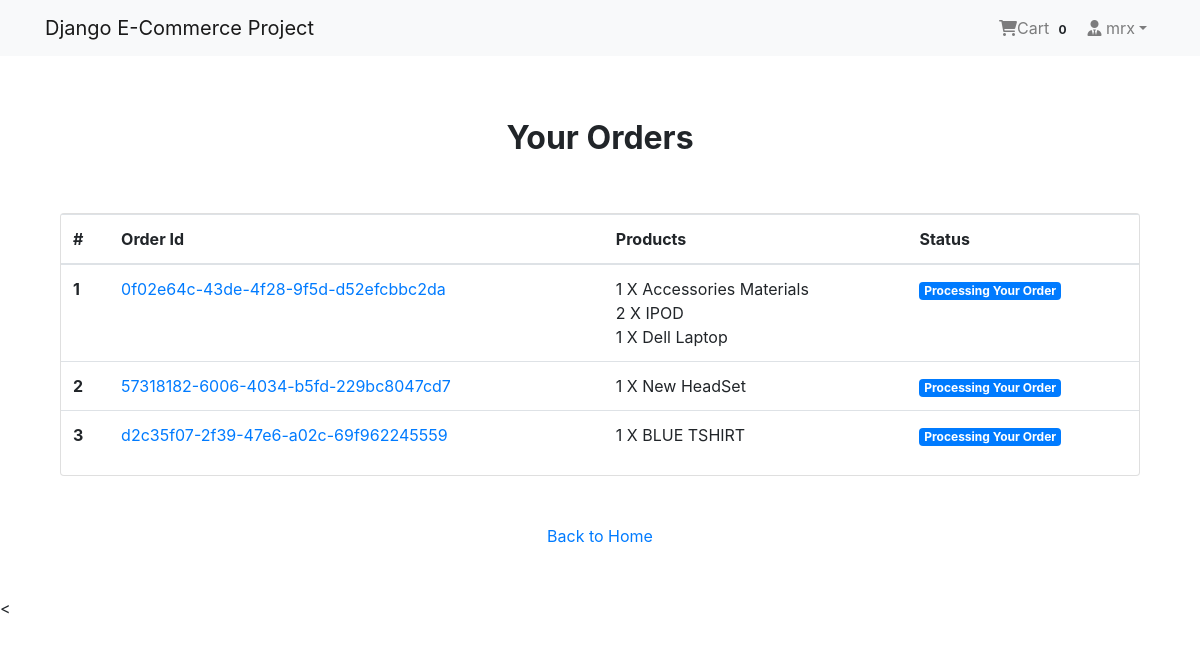
The app's page /payment/orders/ (signed in) with its own data.
### App_Login/models.py (models this page shows, shortened)
class User(AbstractBaseUser,PermissionsMixin):
    email=models.EmailField(unique=True,null=False)
    is_staff=models.BooleanField(
        ugettext_lazy('staff status'),
        default=False,
        help_text=ugettext_lazy('Designates whether the user can log in this site')
    )
    is_active=models.BooleanField(
        ugettext_lazy('active'),
        default=True,
        help_text=ugettext_lazy('Designates whether this user should be treated as active. Unselected this instead of deleting accounts ')
    )
    USERNAME_FIELD='email'
    objects=MyUserManager()

class Profile(models.Model):
    user=models.OneToOneField(User,on_delete=models.CASCADE,related_name='profile')
    username=models.CharField(max_length=50,blank=True)
    full_name=models.CharField(max_length=264,blank=True)
    address1=models.TextField(max_length=300,blank=True)
    city=models.CharField(max_length=40,blank=True)
    zipcode=models.CharField(max_length=10,blank=True)
    country=models.CharField(max_length=50,blank=50)
    phone=models.CharField(max_length=20,blank=True)
    date_joined=models.DateTimeField(auto_now_add=True)

### App_Order/models.py (models this page shows, shortened)
class Order(models.Model):
    orderitems=models.ManyToManyField(Cart)
    user=models.ForeignKey(settings.AUTH_USER_MODEL,on_delete=models.CASCADE)
    ordered=models.BooleanField(default=False)
    created=models.DateTimeField(auto_now_add=True)
    paymentId=models.CharField(max_length=250,blank=True,null=True)
    orderId=models.CharField(max_length=200,blank=True,null=True)

class Cart(models.Model):
    user=models.ForeignKey(settings.AUTH_USER_MODEL,on_delete=models.CASCADE,related_name='cart')
    item=models.ForeignKey(Product,on_delete=models.CASCADE)
    quantity=models.IntegerField(default=1)
    purchased=models.BooleanField(default=False)
    created=models.DateTimeField(auto_now_add=True)
    updated=models.DateTimeField(auto_now=True)
    def __str__(self):
        return f'{self.quantity} X {self.item}'

### App_Shop/models.py (models this page shows)
class Product(models.Model):
    mainimage=models.ImageField(upload_to='Products')
    name=models.CharField(max_length=267)
    category=models.ForeignKey(Category,on_delete=models.CASCADE,related_name='category')
    preview_text=models.TextField(max_length=200,verbose_name='Preview Text')
    detail_text=models.TextField(max_length=1000,verbose_name="Description")
    price=models.FloatField()
    old_price=models.FloatField(default=0.00)
    created=models.DateTimeField(auto_now_add=True)
    def __str__(self):
        return self.name
    class Meta:
        ordering=['-created', ]

### App_Payment/views.py (the view)
# urls.py: path('orders/',views.order_view,name="orders"),
@login_required
def order_view(request):
    try:
        orders=Order.objects.filter(user=request.user,ordered=True)
        context={"orders":orders}
    except:
        messages.warning(request,"You don't have an Active Order")
        return redirect("App_Shop:home")
    return render(request,"App_Payment/order.html",context={"orders":orders})

### App_Order/templatetags/cart_tag.py (called while the page is built)
@register.filter
def cart_total(user):
    order=Order.objects.filter(user=user,ordered=False)
    if order.exists():
        return order[0].orderitems.count()
    else:
        return 0

### templates/App_Payment/order.html
{% extends 'base.html' %}
{% block body_block %}
<div class="container mt-5">
    <h2 class="text-center"><strong>Your Orders</strong> </h2>
     <div class="row">
        <div class="col-md-12">
            <div class="card mt-5" style="height:auto">
                <div class="table-responsive">
                    <table class="table">
                        <thead>
                            <tr>
                                <th scope="col">#</th>
                                <th scope="col">Order Id</th>
                                <th scope="col">Products</th>
                                <th scope="col">Status</th>
                            </tr>
                        </thead>
                        <tbody>
                            {%for order in orders%}
                            <tr>
                                <th scope="row">{{forloop.counter}}</th>
                                <td> <a href="#">{{order.orderId}}</a></td>
                                <td> {% for item in order.orderitems.all %} {{item}} <br> {%endfor%} </td>
                                <td> <span class="badge badge-primary"> Processing Your Order</span></td>
                            </tr>
                            {%endfor%}
                        </tbody>
                    </table>
                </div>
            </div>
            <div class="col-md-12 my-5 text-center">
                <a href="{% url 'App_Shop:home'%}">Back to Home</a>
            </div>
        </div>
     </div>
</div>
{% endblock %}

### templates/navbar.html (shortened to what this page needs)
{% load cart_tag%}
<nav class="navbar navbar-expand-lg navbar-light bg-light">
    <div class="container">
        <a class="navbar-brand" href="{% url 'App_Shop:home' %}">Django E-Commerce Project</a>
        <div class="collapse navbar-collapse" id="navbarNav">
            <ul class="navbar-nav ml-auto">
                {% if request.user.is_authenticated %}
                <li class="nav-item">
                    <a href="{% url 'App_Order:cart'%}" class="nav-link">
                        <i class="fa fa-shopping-cart"></i>Cart
                        <span class="badge badge-light">{{ request.user|cart_total }}</span>
                    </a>
                </li>
                <li class="nav-item dropdown">
                    <a class="nav-link dropdown-toggle" href="#" id="navbarDropdown" role="button" data-toggle="dropdown" aria-haspopup="true" aria-expanded="false"><i class="fas fa-user-tie"></i>  {{request.user.profile.username}}</a>
                </li>
                {% else %}
                <li class="nav-item">
                    <a href="{%url 'App_Login:login'%}" class="btn btn-primary">Login</a>
                </li>
                {% endif %}
            </ul>
        </div>
    </div>
</nav>

### templates/base.html (style rules this page uses)
.card { height: 350px; }

### records on screen
User: user|cart_total "0", user.profile.username "mrx"
Order: orderId "0f02e64c-43de-4f28-9f5d-d52efcbbc2da"
Cart: quantity+item "1 X Accessories Materials"
Cart: quantity+item "2 X IPOD"
Cart: quantity+item "1 X Dell Laptop"
Order: orderId "57318182-6006-4034-b5fd-229bc8047cd7"
Cart: quantity+item "1 X New HeadSet"
Order: orderId "d2c35f07-2f39-47e6-a02c-69f962245559"
Cart: quantity+item "1 X BLUE TSHIRT"
